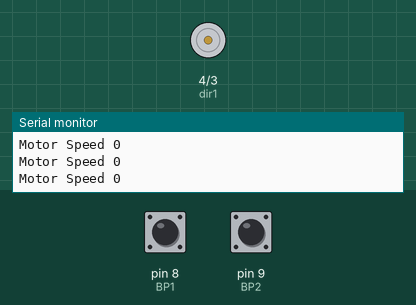
A sketch run on a simulated Arduino Uno, built with avr-gcc and run on an emulated ATmega328P. On the bench: motor-driver pin pairs drawn as motors (green arrow = first pin HIGH = forward, orange = second pin HIGH = backward, longer = more drive, scaled by the enable pin), the last lines printed to the serial monitor. Inputs (shaded band) come from the test bench; at power-on: pin 8 (BP1) HIGH, pin 9 (BP2) HIGH.

Above: at 1.2 s.
1.3 s: pin 8 (BP1) pulled LOW for 3.2 s
At 5.7 s:
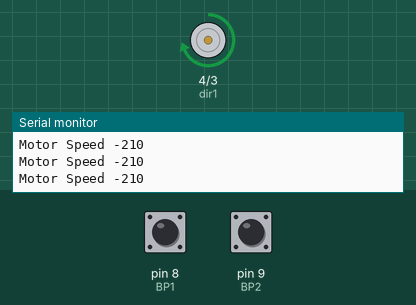
6.0 s: pin 9 (BP2) pulled LOW for 3.2 s
At 8.4 s:
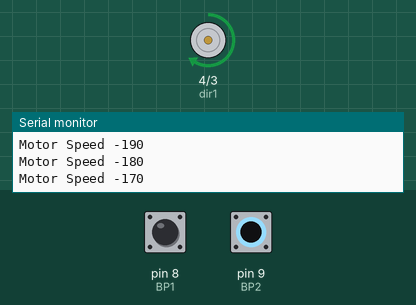
11.0 s: pin 9 (BP2) pulled LOW for 0.15 s
At 12.1 s:
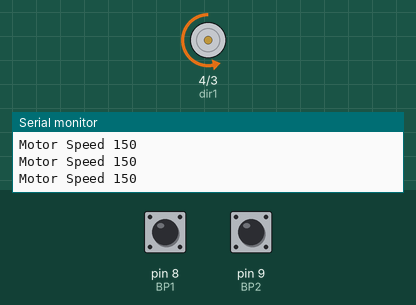
13.0 s: pin 8 (BP1) pulled LOW for 0.15 s
At 13.9 s:
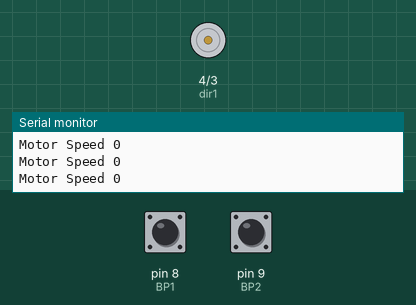
15.0 s: pin 9 (BP2) pulled LOW for 3.2 s
At 19.7 s:
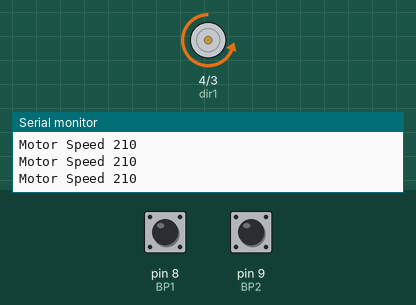
20.0 s: pin 9 (BP2) pulled LOW for 1 s
At 20.9 s:
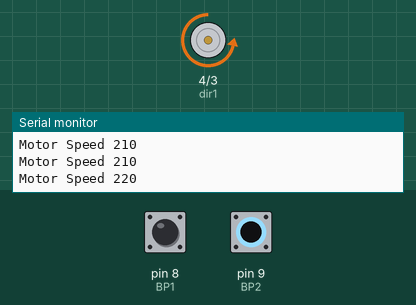
Timing chart, 0 to 23.0 s (numbered marks = the images above; inputs shaded):
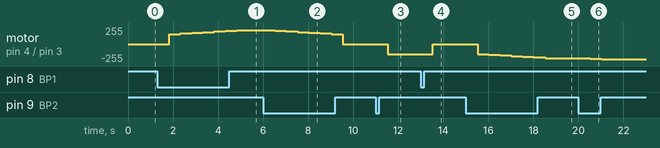

Measured:
- after the input at 1.3 s, motor on pin 4 (dir1) / pin 3 (dir2): moves from stopped to forward 210/255 over 3.0 s, starting after 0.52 s
- after the input at 6.0 s, motor on pin 4 (dir1) / pin 3 (dir2): moves from forward 210/255 to stopped over 3.0 s, starting after 0.53 s
- after the input at 11.0 s, motor on pin 4 (dir1) / pin 3 (dir2): stopped → backward 150/255 after 0.52 s
- after the input at 13.0 s, motor on pin 4 (dir1) / pin 3 (dir2): backward 150/255 → stopped after 0.53 s
- after the input at 15.0 s, motor on pin 4 (dir1) / pin 3 (dir2): moves from stopped to backward 210/255 over 3.0 s, starting after 0.52 s
- after the input at 20.0 s, motor on pin 4 (dir1) / pin 3 (dir2): backward 210/255 → backward 220/255 after 0.53 s, → backward 230/255 0.50 s later

The sketch:

DC_Motors_Pushbuttons.ino
```cpp
int speedPin = 5;
int dir1 = 4; //HIGH
int dir2 = 3; //LOW
int BP1 = 8;
int BP2 = 9;
int B1Val;
int B2Val;
int mSpeed = 0;
int dt = 500;

void setup() {
  // put your setup code here, to run once:
pinMode(speedPin, OUTPUT);
pinMode(dir1, OUTPUT);
pinMode(dir2, OUTPUT);
pinMode(BP1, INPUT);
digitalWrite(BP1, HIGH);
pinMode(BP2, INPUT);
digitalWrite(BP2, HIGH);
Serial.begin(9600);
}

void loop() {
  // put your main code here, to run repeatedly:
B1Val = digitalRead(BP1);
B2Val = digitalRead(BP2);
Serial.print("Motor Speed ");
Serial.println(mSpeed);

//Button if statements
if(B1Val==0){
  mSpeed=mSpeed-10;
  delay(dt);
  }
if(B2Val==0){
  mSpeed=mSpeed+10;
  delay(dt);
  }

//Value Cap
if (mSpeed > 250){
  mSpeed = 250;
  }
if (mSpeed < -250){
  mSpeed = -250;
  }

//Jump from 0 to 150
if (mSpeed == 10){
  mSpeed = 150;
  }
if (mSpeed == -10){
  mSpeed = -150;
  }

//Jump from 140 to 0
if (mSpeed == 140 ||  mSpeed == -140){
  mSpeed = 0;
  }

//Move motor
if (mSpeed == 0){
  analogWrite(speedPin, 0);
  }
if(mSpeed > 0){
  digitalWrite(dir1, LOW);
  digitalWrite(dir2, HIGH);
  analogWrite(speedPin, abs(mSpeed));
  }
if(mSpeed < 0){
  digitalWrite(dir1, HIGH);
  digitalWrite(dir2, LOW);
  analogWrite(speedPin, abs(mSpeed));
  }
}
```
